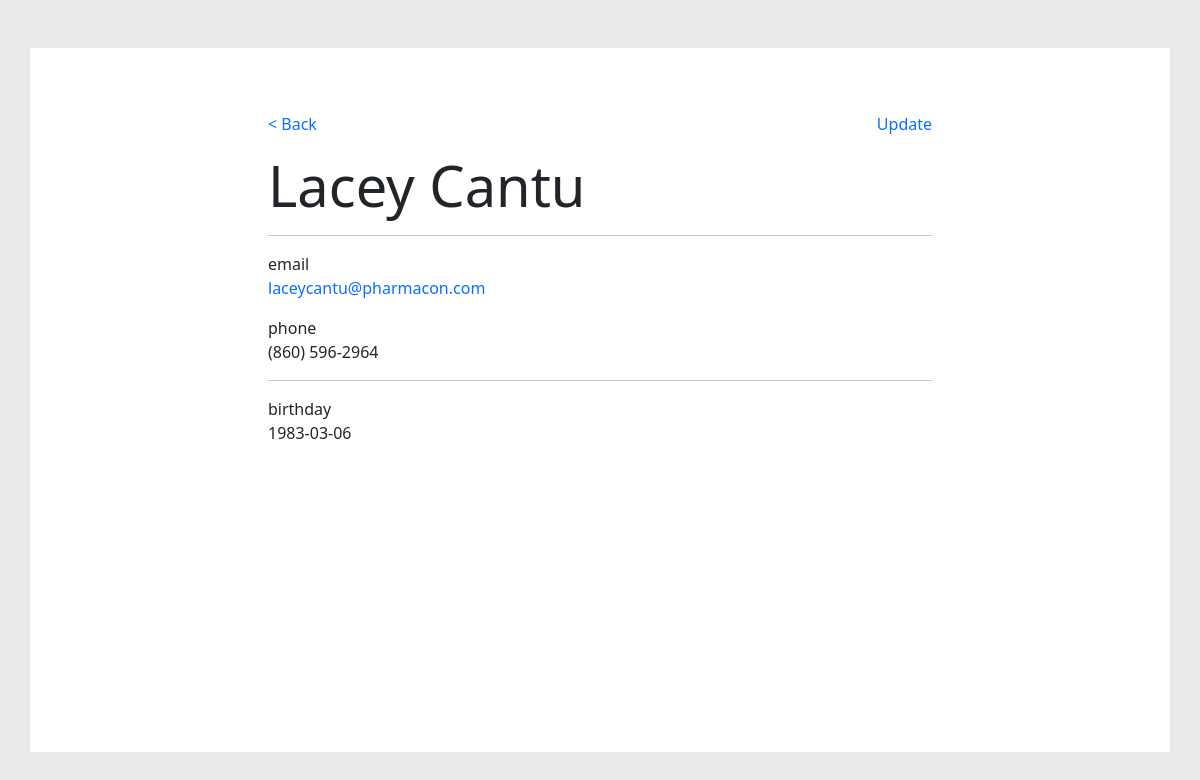
/contact.php?id=3, run on the app's committed database.
### tables this page shows
CREATE TABLE contacts (
  id BIGINT PRIMARY KEY AUTO_INCREMENT,
  first_name VARCHAR(50) NOT NULL,
  last_name VARCHAR(100) NOT NULL,
  email VARCHAR(255) NOT NULL UNIQUE,
  phone BIGINT,
  birthday DATE
);

### functions.php (called while the page is built, shortened)
<?php
  require "db.php";
  function formatPhone ($phone) {
    $area_code = substr($phone, 0, 3);
    $prefix = substr($phone, 3, 3);
    $line_number = substr($phone, 6, 4);
    return "({$area_code}) {$prefix}-{$line_number}";
  }
  function getContact ($id) {
    global $db;
    $sql = "SELECT * FROM contacts WHERE id = :id";
    $result = $db->prepare($sql);
    $result->execute([':id' => $id]);
    $contact = $result->fetch();
    return $contact;
  }

### contact.php (the view)
<?php
  require "functions.php";
  if (isset($_GET['id'])) {
    $contact = getContact($_GET['id']);
  }
  else {
    header("Location: index.php");
  }
?>
<!DOCTYPE html>
<html lang="en">
<?php require "head.php"; ?>
<body>
  <main id="app" class="container my-5 bg-white">
    <div class="row justify-content-center">
      <div class="col-8 p-5">
        <?php require "header.php"; ?>
        <section class="row">
          <div class="col-12">
            <h1 class="display-4 mb-3"><?php echo "{$contact['first_name']} {$contact['last_name']}" ?></h1>
            <hr>
            <p>email<br>
              <a href="mailto:john.smith@email.com"  class="text-decoration-none"><?php echo $contact['email']; ?></a>
            </p>
            <p>phone<br>
              <?php echo formatPhone($contact['phone']); ?>
            </p>
            <hr>
            <p>birthday<br>
              <?php echo $contact['birthday']; ?>
            </p>
          </div>
        </section>
      </div>
    </div>
  </main>
</body>
</html>

### head.php (style rules this page uses)
html, body { height: 100%; margin: 0; background-color: #eaeaea; }
main { min-height: calc(100% - 6rem); }

### data on the page
contacts: first_name "Lacey", last_name "Cantu", email "laceycantu@pharmacon.com", phone "(860) 596-2964", birthday "1983-03-06"
